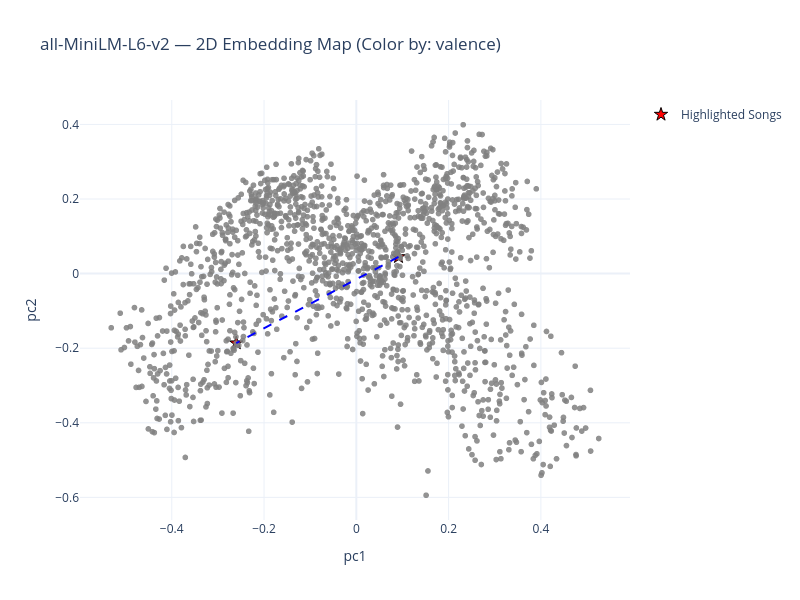
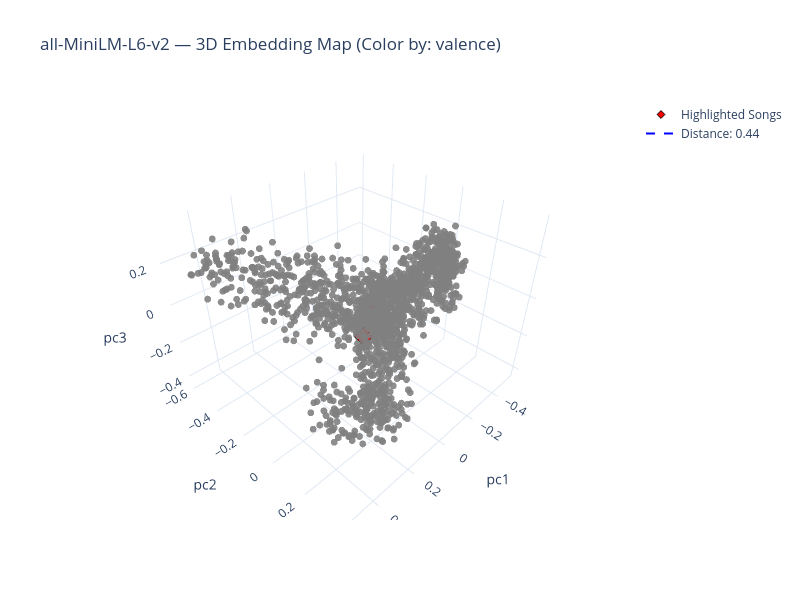
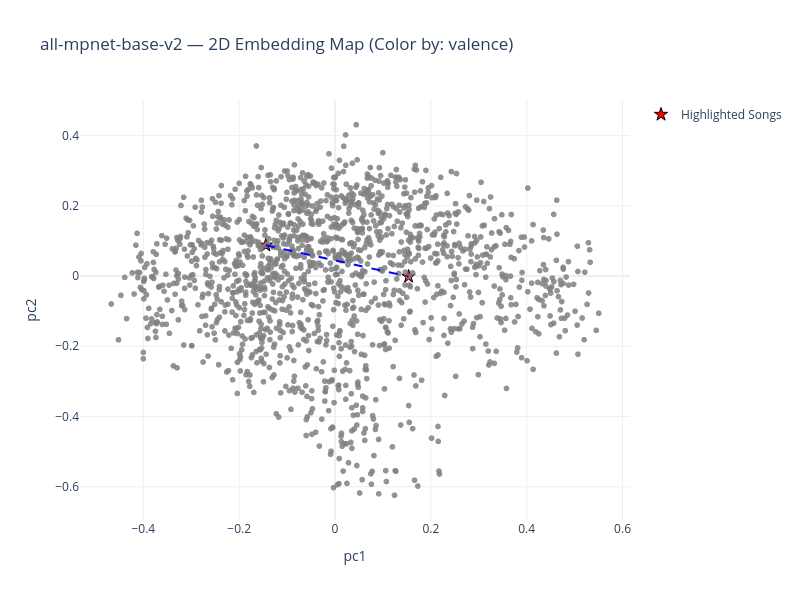
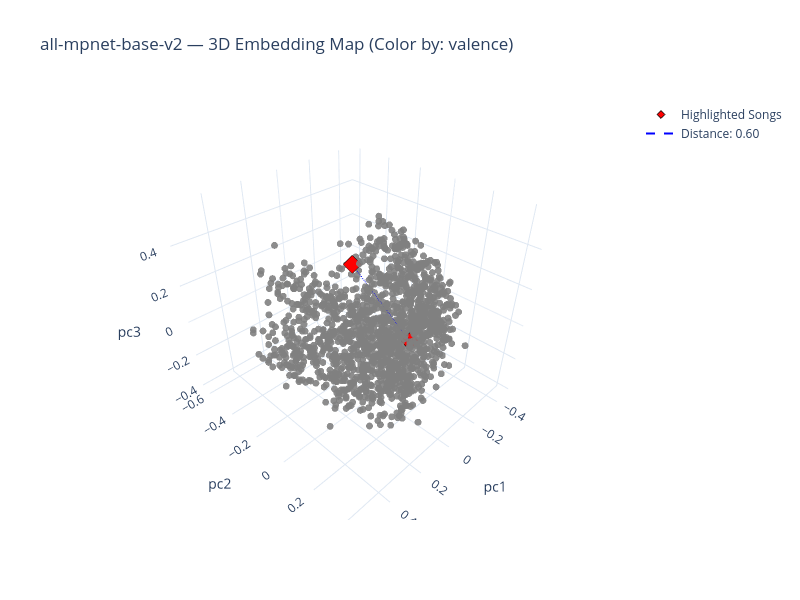

Notebook code for these charts, in order:
### Markdown cell above
## 1.4 Visualising the embedding space (2D & 3D PCA)

We reduce the high‑dimensional embeddings with PCA for exploration.

> This is only for **intuition** — we are NOT training on the 2D/3D projections.

### Code cell
import pickle
import os
import sentence_transformers
import plotly.express as px
import plotly.graph_objects as go
import numpy as np
from sklearn.decomposition import PCA
import pandas as pd

# ============================
# ✅ GENERATE PCA VISUALIZATIONS (6 GRAPHS)
# ============================

# -------------------------
# 1. CHOOSE COLOR HERE
# -------------------------
COLOR_BY = 'valence'  # 👈 Changed to 'valence'

# -------------------------
# 2. SAMPLE EMBEDDINGS
# -------------------------
max_points = min(1500, len(df))
np.random.seed(1234)  # Set seed for reproducibility
idx_sample = np.random.choice(len(df), max_points, replace=False)
df_sample = df.iloc[idx_sample].reset_index(drop=True)

# -------------------------
# 3. SAFE HOVER LABEL
# -------------------------
if PROJECT == "fashion" and "product_name" in df_sample.columns:
    hover_col = "product_name"
elif "title" in df_sample.columns:
    hover_col = "title"
elif PROJECT == "music":
    music_hover_cols = [col for col in ["track_name", "track_artist", "valence", "energy", "playlist_subgenre", "decade"] if col in df_sample.columns]
    if music_hover_cols:
        hover_col = music_hover_cols
    else:
        hover_col = df_sample.columns[0]
else:
    hover_col = df_sample.columns[0]

# -------------------------
# 4. DERIVED COLOR FEATURES (SAFE)
# -------------------------
if PROJECT == "recipes" and "ingredients" in df_sample.columns:
    df_sample["complexity"] = df_sample["ingredients"].apply(lambda x: len(str(x)))

if PROJECT == "movies" and "genres" in df_sample.columns:
    df_sample["main_genre"] = df_sample["genres"].astype(str).apply(lambda x: x.split("|")[0])

if PROJECT == "music" and "genres" in df_sample.columns:
    df_sample["main_genre"] = df_sample["genres"].astype(str).apply(lambda x: x.split("|")[0])

# -------------------------
# 5. SELECT TWO RANDOM SONGS TO HIGHLIGHT
# -------------------------
np.random.seed(1234)
highlight_indices = np.random.choice(len(df_sample), 2, replace=False)
highlight_indices = sorted(highlight_indices.tolist())

df_sample["is_highlight"] = 0
df_sample.iloc[highlight_indices[0], df_sample.columns.get_loc("is_highlight")] = 1
df_sample.iloc[highlight_indices[1], df_sample.columns.get_loc("is_highlight")] = 1

# Helper to create hovertext for a single row based on hover_col
def _create_hovertext_for_row(row, cols):
    hover_parts = []
    for col in cols:
        if col in row:
            hover_parts.append(f"<b>{col}</b>: {row[col]}")
    return "<br>".join(hover_parts)

hovertext_song_a = _create_hovertext_for_row(df_sample.iloc[highlight_indices[0]], hover_col)
hovertext_song_b = _create_hovertext_for_row(df_sample.iloc[highlight_indices[1]], hover_col)

# -------------------------
# 6. INTERACTIVE 2D & 3D PLOTS FOR ALL MODELS
# -------------------------
for model_name in results.keys():
    print(f"\n{'='*50}")
    print(f"🎨 {model_name.upper()}")
    print('='*50)

    model_embeddings = results[model_name]["embeddings"]
    if len(model_embeddings) != len(df):
        raise ValueError(
            f"Embedding length for {model_name} ({len(model_embeddings)}) does not match df length ({len(df)})."
        )

    X_sample = model_embeddings[idx_sample]

    pca_2d = PCA(n_components=2)
    X_2d = pca_2d.fit_transform(X_sample)
    df_sample["pc1"] = X_2d[:, 0]
    df_sample["pc2"] = X_2d[:, 1]

    pca_3d = PCA(n_components=3)
    X_3d = pca_3d.fit_transform(X_sample)
    df_sample["pc3"] = X_3d[:, 2]

    highlight_2d = df_sample.loc[highlight_indices, ["pc1", "pc2"]]
    highlight_3d = df_sample.loc[highlight_indices, ["pc1", "pc2", "pc3"]]

    distance_2d = np.sqrt(np.sum((highlight_2d.iloc[1] - highlight_2d.iloc[0]) ** 2))
    distance_3d = np.sqrt(np.sum((highlight_3d.iloc[1] - highlight_3d.iloc[0]) ** 2))

    print(f"   Distance (2D PCA): {distance_2d:.4f}")
    print(f"   Distance (3D PCA): {distance_3d:.4f}")

    fig_2d = px.scatter(
        df_sample,
        x="pc1",
        y="pc2",
        hover_data=hover_col,
        title=f"{model_name} — 2D Embedding Map (Color by: {COLOR_BY})"
    )

    fig_2d.update_traces(
        marker=dict(color='gray', size=6, opacity=0.85)
    )

    fig_2d.add_scatter(
        x=df_sample[df_sample["is_highlight"] == 1]["pc1"],
        y=df_sample[df_sample["is_highlight"] == 1]["pc2"],
        mode='markers',
        marker=dict(
            color='red',
            size=10,
            symbol='star',
            line=dict(width=1, color='black')
        ),
        hovertext=[hovertext_song_a, hovertext_song_b],
        hoverinfo='text',
        name='Highlighted Songs',
        showlegend=True
    )

    fig_2d.add_shape(
        type="line",
        x0=highlight_2d.iloc[0, 0],
        y0=highlight_2d.iloc[0, 1],
        x1=highlight_2d.iloc[1, 0],
        y1=highlight_2d.iloc[1, 1],
        line=dict(color='blue', width=2, dash='dash')
    )

    fig_2d.update_layout(
        height=600,
        width=800,
        template='plotly_white',
        hovermode='closest'
    )
    fig_2d.show()

    fig_3d = px.scatter_3d(
        df_sample,
        x="pc1",
        y="pc2",
        z="pc3",
        hover_data=hover_col,
        title=f"{model_name} — 3D Embedding Map (Color by: {COLOR_BY})"
    )

    fig_3d.update_traces(
        marker=dict(color='gray', size=4, opacity=0.9)
    )

    fig_3d.add_trace(go.Scatter3d(
        x=df_sample[df_sample["is_highlight"] == 1]["pc1"],
        y=df_sample[df_sample["is_highlight"] == 1]["pc2"],
        z=df_sample[df_sample["is_highlight"] == 1]["pc3"],
        mode='markers',
        marker=dict(
            color='red',
            size=6,
            symbol='diamond',
            line=dict(width=1, color='black')
        ),
        hovertext=[hovertext_song_a, hovertext_song_b],
        hoverinfo='text',
        name='Highlighted Songs',
        showlegend=True
    ))

    fig_3d.add_trace(go.Scatter3d(
        x=[highlight_3d.iloc[0, 0], highlight_3d.iloc[1, 0]],
        y=[highlight_3d.iloc[0, 1], highlight_3d.iloc[1, 1]],
        z=[highlight_3d.iloc[0, 2], highlight_3d.iloc[1, 2]],
        mode='lines',
        line=dict(color='blue', width=2, dash='dash'),
        name=f"Distance: {distance_3d:.2f}"
    ))

    fig_3d.update_layout(
        height=600,
        width=800,
        template='plotly_white',
        hovermode='closest'
    )
    fig_3d.show()

# -------------------------
# 7. SAFETY CHECK MESSAGES
# -------------------------
if COLOR_BY is not None and COLOR_BY not in df_sample.columns:
    print(f"⚠️ WARNING: '{COLOR_BY}' is not a column in this dataset.")
    print("Available columns:", df_sample.columns.tolist())

# -------------------------
# 8. SUMMARY
# -------------------------
print("\n" + "="*50)
print("✅ PROCESSING & VISUALIZATION COMPLETE")
print("="*50)
print(f"   Models processed: {len(results)}")
print(f"   Models loaded from disk: {len(processed_models)}")
print(f"   New models processed: {len(results) - len(processed_models)}")
print(f"   Visualization graphs created: {len(results)} × 2 (2D + 3D) = {len(results) * 2}")
print(f"   Embeddings saved to local folder")
print("="*50)

print("\n📁 Saved embeddings location:")
print(f"   ./embeddings/")
print("="*50)

### Figure 1 — Plotly figure (JSON) as saved in the notebook; plotly's stock layout.template omitted (floating-point values rounded to 4 significant figures; data arrays with more than 128 entries replaced by an {"elided": "..."} marker saying what was removed)
{"data": [{"customdata": {"elided": "1500x6 mixed values"}, "hovertemplate": "pc1=%{x}<br>pc2=%{y}<br>track_name=%{customdata[0]}<br>track_artist=%{customdata[1]}<br>valence=%{customdata[2]}<br>energy=%{customdata[3]}<br>playlist_subgenre=%{customdata[4]}<br>decade=%{customdata[5]}<extra></extra>", "legendgroup": "", "marker": {"color": "gray", "opacity": 0.85, "size": 6, "symbol": "circle"}, "mode": "markers", "name": "", "showlegend": false, "type": "scattergl", "x": {"elided": "1500 float values"}, "xaxis": "x", "y": {"elided": "1500 float values"}, "yaxis": "y"}, {"hoverinfo": "text", "hovertext": ["<b>track_name</b>: The Journey<br><b>track_artist</b>: Tom Misch<br><b>valence</b>: 0.265<br><b>energy</b>: 0.398<br><b>playlist_subgenre</b>: indie poptimism<br><b>decade</b>: 2010", "<b>track_name</b>: Bellaquita - Remix<br><b>track_artist</b>: Dalex<br><b>valence</b>: 0.758<br><b>energy</b>: 0.715<br><b>playlist_subgenre</b>: reggaeton<br><b>decade</b>: 2010"], "marker": {"color": "red", "line": {"color": "black", "width": 1}, "size": 10, "symbol": "star"}, "mode": "markers", "name": "Highlighted Songs", "showlegend": true, "type": "scatter", "x": [0.09142, -0.2602], "y": [0.04489, -0.1863]}], "layout": {"height": 600, "hovermode": "closest", "legend": {"tracegroupgap": 0}, "shapes": [{"line": {"color": "blue", "dash": "dash", "width": 2}, "type": "line", "x0": 0.09142, "x1": -0.2602, "y0": 0.04489, "y1": -0.1863}], "title": {"text": "all-MiniLM-L6-v2 — 2D Embedding Map (Color by: valence)"}, "width": 800, "xaxis": {"anchor": "y", "domain": [0, 1], "title": {"text": "pc1"}}, "yaxis": {"anchor": "x", "domain": [0, 1], "title": {"text": "pc2"}}}}

### Figure 2 — Plotly figure (JSON) as saved in the notebook; plotly's stock layout.template omitted (floating-point values rounded to 4 significant figures; data arrays with more than 128 entries replaced by an {"elided": "..."} marker saying what was removed)
{"data": [{"customdata": {"elided": "1500x6 mixed values"}, "hovertemplate": "pc1=%{x}<br>pc2=%{y}<br>pc3=%{z}<br>track_name=%{customdata[0]}<br>track_artist=%{customdata[1]}<br>valence=%{customdata[2]}<br>energy=%{customdata[3]}<br>playlist_subgenre=%{customdata[4]}<br>decade=%{customdata[5]}<extra></extra>", "legendgroup": "", "marker": {"color": "gray", "opacity": 0.9, "size": 4, "symbol": "circle"}, "mode": "markers", "name": "", "scene": "scene", "showlegend": false, "type": "scatter3d", "x": {"elided": "1500 float values"}, "y": {"elided": "1500 float values"}, "z": {"elided": "1500 float values"}}, {"hoverinfo": "text", "hovertext": ["<b>track_name</b>: The Journey<br><b>track_artist</b>: Tom Misch<br><b>valence</b>: 0.265<br><b>energy</b>: 0.398<br><b>playlist_subgenre</b>: indie poptimism<br><b>decade</b>: 2010", "<b>track_name</b>: Bellaquita - Remix<br><b>track_artist</b>: Dalex<br><b>valence</b>: 0.758<br><b>energy</b>: 0.715<br><b>playlist_subgenre</b>: reggaeton<br><b>decade</b>: 2010"], "marker": {"color": "red", "line": {"color": "black", "width": 1}, "size": 6, "symbol": "diamond"}, "mode": "markers", "name": "Highlighted Songs", "showlegend": true, "type": "scatter3d", "x": [0.09142, -0.2602], "y": [0.04489, -0.1863], "z": [-0.05254, -0.1944]}, {"line": {"color": "blue", "dash": "dash", "width": 2}, "mode": "lines", "name": "Distance: 0.44", "type": "scatter3d", "x": [0.09142, -0.2602], "y": [0.04489, -0.1863], "z": [-0.05254, -0.1944]}], "layout": {"height": 600, "hovermode": "closest", "legend": {"tracegroupgap": 0}, "scene": {"domain": {"x": [0, 1], "y": [0, 1]}, "xaxis": {"title": {"text": "pc1"}}, "yaxis": {"title": {"text": "pc2"}}, "zaxis": {"title": {"text": "pc3"}}}, "title": {"text": "all-MiniLM-L6-v2 — 3D Embedding Map (Color by: valence)"}, "width": 800}}

### Figure 3 — Plotly figure (JSON) as saved in the notebook; plotly's stock layout.template omitted (floating-point values rounded to 4 significant figures; data arrays with more than 128 entries replaced by an {"elided": "..."} marker saying what was removed)
{"data": [{"customdata": {"elided": "1500x6 mixed values"}, "hovertemplate": "pc1=%{x}<br>pc2=%{y}<br>track_name=%{customdata[0]}<br>track_artist=%{customdata[1]}<br>valence=%{customdata[2]}<br>energy=%{customdata[3]}<br>playlist_subgenre=%{customdata[4]}<br>decade=%{customdata[5]}<extra></extra>", "legendgroup": "", "marker": {"color": "gray", "opacity": 0.85, "size": 6, "symbol": "circle"}, "mode": "markers", "name": "", "showlegend": false, "type": "scattergl", "x": {"elided": "1500 float values"}, "xaxis": "x", "y": {"elided": "1500 float values"}, "yaxis": "y"}, {"hoverinfo": "text", "hovertext": ["<b>track_name</b>: The Journey<br><b>track_artist</b>: Tom Misch<br><b>valence</b>: 0.265<br><b>energy</b>: 0.398<br><b>playlist_subgenre</b>: indie poptimism<br><b>decade</b>: 2010", "<b>track_name</b>: Bellaquita - Remix<br><b>track_artist</b>: Dalex<br><b>valence</b>: 0.758<br><b>energy</b>: 0.715<br><b>playlist_subgenre</b>: reggaeton<br><b>decade</b>: 2010"], "marker": {"color": "red", "line": {"color": "black", "width": 1}, "size": 10, "symbol": "star"}, "mode": "markers", "name": "Highlighted Songs", "showlegend": true, "type": "scatter", "x": [-0.1443, 0.1535], "y": [0.0876, -0.001258]}], "layout": {"height": 600, "hovermode": "closest", "legend": {"tracegroupgap": 0}, "shapes": [{"line": {"color": "blue", "dash": "dash", "width": 2}, "type": "line", "x0": -0.1443, "x1": 0.1535, "y0": 0.0876, "y1": -0.001258}], "title": {"text": "all-mpnet-base-v2 — 2D Embedding Map (Color by: valence)"}, "width": 800, "xaxis": {"anchor": "y", "domain": [0, 1], "title": {"text": "pc1"}}, "yaxis": {"anchor": "x", "domain": [0, 1], "title": {"text": "pc2"}}}}

### Figure 4 — Plotly figure (JSON) as saved in the notebook; plotly's stock layout.template omitted (floating-point values rounded to 4 significant figures; data arrays with more than 128 entries replaced by an {"elided": "..."} marker saying what was removed)
{"data": [{"customdata": {"elided": "1500x6 mixed values"}, "hovertemplate": "pc1=%{x}<br>pc2=%{y}<br>pc3=%{z}<br>track_name=%{customdata[0]}<br>track_artist=%{customdata[1]}<br>valence=%{customdata[2]}<br>energy=%{customdata[3]}<br>playlist_subgenre=%{customdata[4]}<br>decade=%{customdata[5]}<extra></extra>", "legendgroup": "", "marker": {"color": "gray", "opacity": 0.9, "size": 4, "symbol": "circle"}, "mode": "markers", "name": "", "scene": "scene", "showlegend": false, "type": "scatter3d", "x": {"elided": "1500 float values"}, "y": {"elided": "1500 float values"}, "z": {"elided": "1500 float values"}}, {"hoverinfo": "text", "hovertext": ["<b>track_name</b>: The Journey<br><b>track_artist</b>: Tom Misch<br><b>valence</b>: 0.265<br><b>energy</b>: 0.398<br><b>playlist_subgenre</b>: indie poptimism<br><b>decade</b>: 2010", "<b>track_name</b>: Bellaquita - Remix<br><b>track_artist</b>: Dalex<br><b>valence</b>: 0.758<br><b>energy</b>: 0.715<br><b>playlist_subgenre</b>: reggaeton<br><b>decade</b>: 2010"], "marker": {"color": "red", "line": {"color": "black", "width": 1}, "size": 6, "symbol": "diamond"}, "mode": "markers", "name": "Highlighted Songs", "showlegend": true, "type": "scatter3d", "x": [-0.1443, 0.1535], "y": [0.0876, -0.001258], "z": [-0.1029, 0.4059]}, {"line": {"color": "blue", "dash": "dash", "width": 2}, "mode": "lines", "name": "Distance: 0.60", "type": "scatter3d", "x": [-0.1443, 0.1535], "y": [0.0876, -0.001258], "z": [-0.1029, 0.4059]}], "layout": {"height": 600, "hovermode": "closest", "legend": {"tracegroupgap": 0}, "scene": {"domain": {"x": [0, 1], "y": [0, 1]}, "xaxis": {"title": {"text": "pc1"}}, "yaxis": {"title": {"text": "pc2"}}, "zaxis": {"title": {"text": "pc3"}}}, "title": {"text": "all-mpnet-base-v2 — 3D Embedding Map (Color by: valence)"}, "width": 800}}
